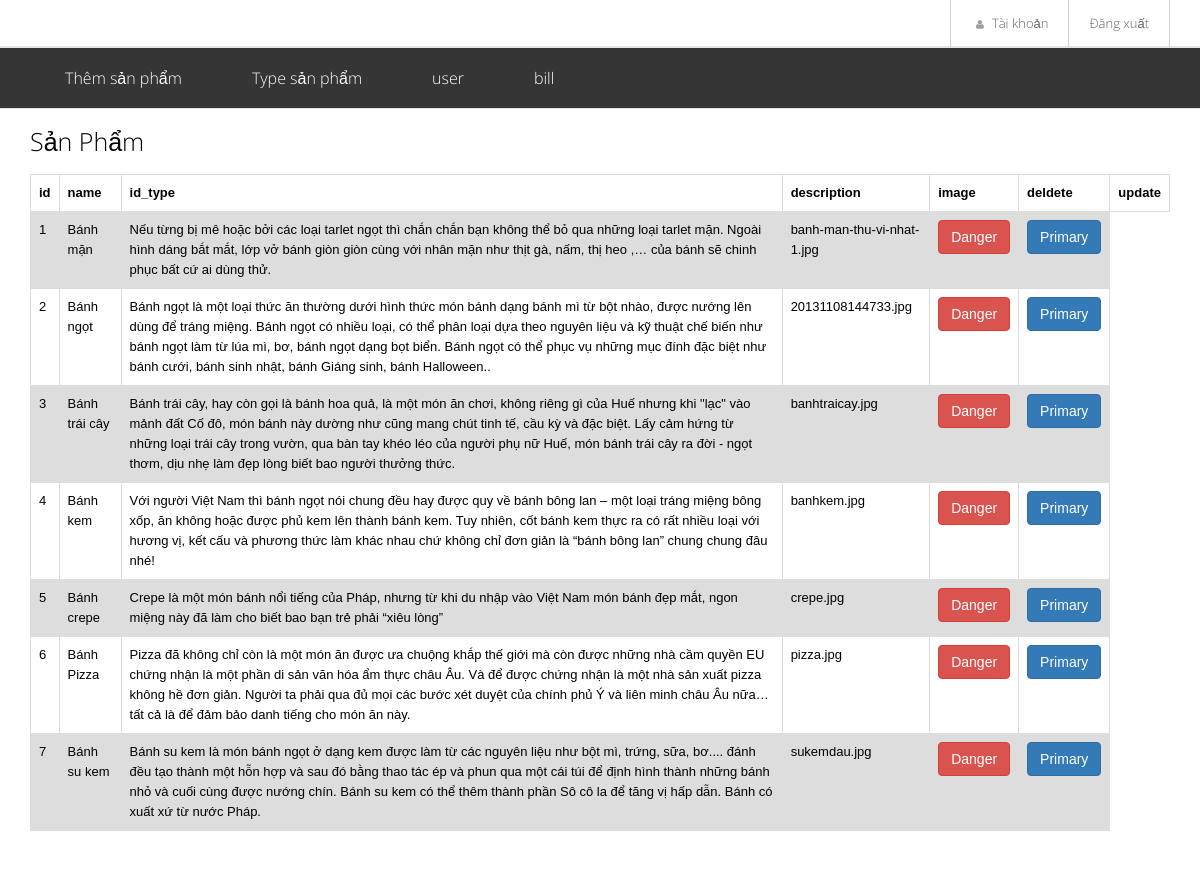
Screenshot of /admin_type.php (signed in) with the database file from the repository.
### tables this page shows
CREATE TABLE `type_products` (
  `id` int(10) UNSIGNED NOT NULL,
  `name` varchar(100) NOT NULL,
  `description` text NOT NULL,
  `image` varchar(255) NOT NULL,
  `created_at` timestamp NULL DEFAULT NULL,
  `updated_at` timestamp NULL DEFAULT NULL
);

### Model/Type_Model.php (called while the page is built, shortened)
<?php
require_once("./bean/Type.php");
function getAllType(){
	$arrType = array();
	$conn = Connect();
	$sql = "SELECT * FROM `type_products`";
	$result = $conn->query($sql);
	if ($result->num_rows > 0) {
		while($row = $result->fetch_assoc()) {
			$id = $row["id"];
			$name =  $row["name"];
			$decription= $row["description"];
			$image= $row["image"];
			$create= $row["created_at"];
			$update= $row["updated_at"];
			$type = new Type($id,$name,$decription,$image,$create,$update);
			array_push($arrType, $type);
		}
	} else {
		return $arrType ;
	}
	return $arrType ;
}
?>

### Bean/Type.php (called while the page is built, shortened)
<?php
class Type
{
	function __construct($id,$name,$description,$image,$create,$update)
	{
		$this->id = $id;
		$this->name = $name;
		$this->description = $description;
		$this->image = $image;
	}
}
?>

### admin_type.php (the view)
<?php
	include "admin_include/header.php";
	include "model/Type_Model.php";
?>
	<div class="inner-header">
		<div class="container">
			<div class="pull-left">
				<h6 class="inner-title">Sản phẩm</h6>
			</div>
			<div class="clearfix"></div>
		</div>
	</div>
	<div class="container">
		<div id="content" class="space-top-none">
			<div class="main-content">
				<table>
  <tr>
    <th>id</th>
    <th>name</th>
    <th>id_type</th>
    <th>description</th>
    <th>image</th>
    <th>deldete</th>
    <th>update</th>
  </tr>
  <?php
  	$arr = getAllType();
  	foreach ($arr as $value) {
  ?>
  <tr>
    <td><?php echo $value->id ?></td>
    <td><?php echo$value->name ?></td>
    <td><?php echo$value->description ?></td>
    <td><?php echo$value->image ?></td>
    <td><input type="submit" class="btn btn-danger" value="Danger"></td>
    <td><input type="submit" class="btn btn-primary" value="Primary"></td>
  </tr>
  <?php
}
  ?>
</table>
			</div>
		</div>
	</div>
</body>
</html>

### assets/dest/css/huong-style.css (style rules this page uses)
.inner-header { background-color: #ffffff }
.inner-title,.beta-breadcrumb, .beta-breadcrumb a { color: black }

### admin_include/header.php (style rules this page uses)
table { font-family: arial, sans-serif; border-collapse: collapse; width: 100%; }
td, th { border: 1px solid #dddddd; text-align: left; padding: 8px; }
tr:nth-child(even) { background-color: #dddddd; }

### rows the page displays
type_products: id "1", name "Bánh mặn", description "Nếu từng bị mê hoặc bởi các loại tarlet ngọt thì chắn chắn bạn không thể bỏ qua những loại tarlet mặn. Ngoài hình dáng bắt mắt, lớp vở bánh giòn giòn cùng với nhân mặn như thịt gà, nấm, thị heo ,… của bánh sẽ chinh phục bất cứ ai dùng thử.", image "banh-man-thu-vi-nhat-1.jpg"
type_products: id "2", name "Bánh ngọt", description "Bánh ngọt là một loại thức ăn thường dưới hình thức món bánh dạng bánh mì từ bột nhào, được nướng lên dùng để tráng miệng. Bánh ngọt có nhiều loại, có thể phân loại dựa theo nguyên liệu và kỹ thuật chế biến như bánh ngọt làm từ lúa mì, bơ, bánh ngọt dạng bọt biển. Bánh ngọt có thể phục vụ những mục đính đặc biệt như bánh cưới, bánh sinh nhật, bánh Giáng sinh, bánh Halloween..", image "20131108144733.jpg"
type_products: id "3", name "Bánh trái cây", description "Bánh trái cây, hay còn gọi là bánh hoa quả, là một món ăn chơi, không riêng gì của Huế nhưng khi \"lạc\" vào mảnh đất Cố đô, món bánh này dường như cũng mang chút tinh tế, cầu kỳ và đặc biệt. Lấy cảm hứng từ những loại trái cây trong vườn, qua bàn tay khéo léo của người phụ nữ Huế, món bánh trái cây ra đời - ngọt thơm, dịu nhẹ làm đẹp lòng biết bao người thưởng thức.", image "banhtraicay.jpg"
type_products: id "4", name "Bánh kem", description "Với người Việt Nam thì bánh ngọt nói chung đều hay được quy về bánh bông lan – một loại tráng miệng bông xốp, ăn không hoặc được phủ kem lên thành bánh kem. Tuy nhiên, cốt bánh kem thực ra có rất nhiều loại với hương vị, kết cấu và phương thức làm khác nhau chứ không chỉ đơn giản là “bánh bông lan” chung chung đâu nhé!", image "banhkem.jpg"
type_products: id "5", name "Bánh crepe", description "Crepe là một món bánh nổi tiếng của Pháp, nhưng từ khi du nhập vào Việt Nam món bánh đẹp mắt, ngon miệng này đã làm cho biết bao bạn trẻ phải “xiêu lòng”", image "crepe.jpg"
type_products: id "6", name "Bánh Pizza", description "Pizza đã không chỉ còn là một món ăn được ưa chuộng khắp thế giới mà còn được những nhà cầm quyền EU chứng nhận là một phần di sản văn hóa ẩm thực châu Âu. Và để được chứng nhận là một nhà sản xuất pizza không hề đơn giản. Người ta phải qua đủ mọi các bước xét duyệt của chính phủ Ý và liên minh châu Âu nữa… tất cả là để đảm bảo danh tiếng cho món ăn này.", image "pizza.jpg"
type_products: id "7", name "Bánh su kem", description "Bánh su kem là món bánh ngọt ở dạng kem được làm từ các nguyên liệu như bột mì, trứng, sữa, bơ.... đánh đều tạo thành một hỗn hợp và sau đó bằng thao tác ép và phun qua một cái túi để định hình thành những bánh nhỏ và cuối cùng được nướng chín. Bánh su kem có thể thêm thành phần Sô cô la để tăng vị hấp dẫn. Bánh có xuất xứ từ nước Pháp.", image "sukemdau.jpg"
